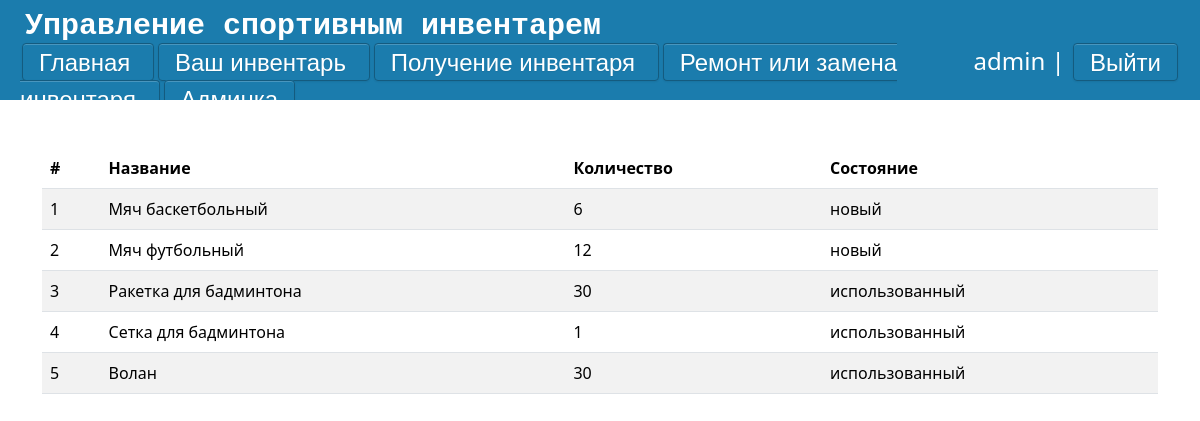
Page / (signed in) on the earlier database version.
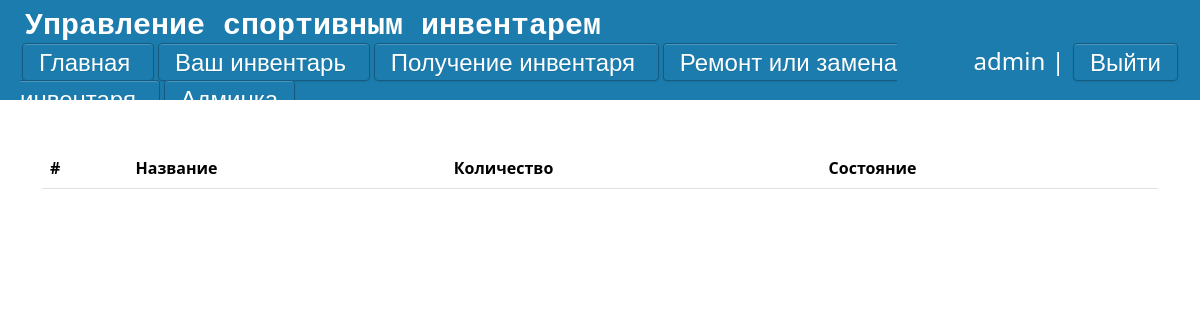
Same page on the later database version.
### main/models.py (models this page shows, shortened)
class Goods(models.Model):
    CONDITION_CHOICES = [
        ('новый', 'новый'),
        ('использованный', 'использованный'),
        ('сломанный', 'сломанный'),
    ]
    goods = models.ForeignKey('Goods_Names',on_delete=models.CASCADE,null=True,verbose_name='Предмет')
    count = models.IntegerField('Количество', default=1,validators=[MinValueValidator(1)])
    rented_count = models.IntegerField('Взято', default=0,validators=[MinValueValidator(0)])
    condition = models.CharField('Состояние', max_length=20, choices=CONDITION_CHOICES)
    created_at = models.DateTimeField('Добавлено', default=timezone.now)
    updated_at = models.DateTimeField('Обновлено', auto_now=True)
    class Meta:
        verbose_name = "Инвентарь"
        verbose_name_plural = "Инвентарь"
    def available_count(self):
        return self.count - self.rented_count

class Goods_Names(models.Model):
    name_of_good = models.CharField('Название', max_length=30)
    def __str__(self):
        return self.name_of_good
    class Meta:
        verbose_name = "Название инвентаря"
        verbose_name_plural = "Названия инвентаря"

### main/views.py (the view)
# urls.py: path('', views.page, name="main"),
def page(request):
    Items = list(Goods.objects.all())
    for el in Items:
        el.count=Goods.available_count(self=el)
    return render(request, 'main/index.html' , {'Items': Items})

### main/templates/main/index.html (shortened to what this page needs)
{% extends 'main/layout.html' %}
{% block script %}
    <link rel="stylesheet" href="https://cdn.jsdelivr.net/npm/flatpickr/dist/flatpickr.min.css">
{% endblock %}
{% block content %}
    {% if request.user.is_authenticated %}
                <div class="container mt-5">
                    <table  class="table table-striped">
                      <thead>
                        <tr>
                            <th>#</th>
                            <th>Название</th>
                            <th>Количество</th>
                            <th>Состояние</th>
                        </tr>
                      </thead>
                      <tbody>
                      {% for el in Items %}
                        <tr>
                            <td> {{ forloop.counter }}</td>
                            <td> {{el.goods}}</td>
                            <td> {{el.count}}</td>
                            <td> {{el.condition}}</td>
                        </tr>
                        {% endfor %}
                    </table>
                </div>
    {% else %}
        <p class = 'enter_or_reg'>Войдите или зарегистрируйтесь</p>
    {% endif %}
{% endblock %}

Differences in the rows shown:
removed Goods: goods "Мяч баскетбольный", count "6", condition "новый"
removed Goods: goods "Мяч футбольный", count "12", condition "новый"
removed Goods: goods "Ракетка для бадминтона", count "30", condition "использованный"
removed Goods: goods "Сетка для бадминтона", count "1", condition "использованный"
removed Goods: goods "Волан", count "30", condition "использованный"
